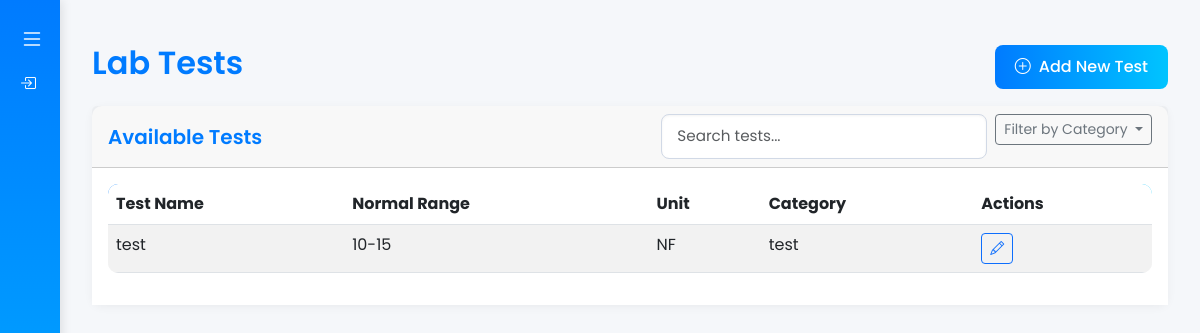
Page /laboratory/tests/ on the committed database.
### laboratory/models.py (models this page shows, shortened)
class Test(models.Model):
    english_name = models.CharField(max_length=200)
    normal_range = models.CharField(max_length=100)
    unit = models.CharField(max_length=50)
    main_category = models.CharField(max_length=100, blank=True, null=True)

### laboratory/views.py (the view)
# urls.py: path("tests/", views.TestListView.as_view(), name="test_list"),
class TestListView(ListView):
    model = Test
    template_name = 'laboratory/test_list.html'
    context_object_name = 'tests'
    def get_context_data(self, **kwargs):
        context = super().get_context_data(**kwargs)
        categories = Test.objects.exclude(main_category__isnull=True).values_list(
            'main_category', flat=True).distinct()
        context['categories'] = categories
        return context

### laboratory/templates/laboratory/test_list.html (shortened to what this page needs)
{% extends "base.html" %}
{% block content %}
<div class="container my-4">
  <div class="d-flex justify-content-between align-items-center mb-3">
    <h2>Lab Tests</h2>
    <a href="{% url 'laboratory:test_create' %}" class="btn btn-primary">
      <i class="bi bi-plus-circle me-1"></i> Add New Test
    </a>
  </div>
  <div class="card">
    <div class="card-header d-flex justify-content-between align-items-center">
      <h5 class="mb-0">Available Tests</h5>
      <div class="d-flex gap-2">
        <input type="text" id="test-search" class="form-control form-control-sm" placeholder="Search tests...">
        <div class="dropdown">
          <button class="btn btn-sm btn-outline-secondary dropdown-toggle" type="button" id="categoryFilter" data-bs-toggle="dropdown" aria-expanded="false">
            Filter by Category
          </button>
        </div>
      </div>
    </div>
    <div class="card-body">
      <div class="table-responsive">
        <table class="table table-striped table-hover">
          <thead>
            <tr>
              <th>Test Name</th>
              <th>Normal Range</th>
              <th>Unit</th>
              <th>Category</th>
              <th>Actions</th>
            </tr>
          </thead>
          <tbody id="test-table-body">
            {% for test in tests %}
              <tr data-category="{{ test.main_category|default:'uncategorized' }}">
                <td>{{ test.english_name }}</td>
                <td>{{ test.normal_range }}</td>
                <td>{{ test.unit }}</td>
                <td>{{ test.main_category|default:"—" }}</td>
                <td>
                  <a href="{% url 'laboratory:test_update' test.id %}" class="btn btn-sm btn-outline-primary">
                    <i class="bi bi-pencil"></i>
                  </a>
                </td>
              </tr>
            {% endfor %}
          </tbody>
        </table>
      </div>
    </div>
  </div>
</div>
{% endblock %}

### templates/base.html (style rules this page uses)
:root { --body-bg: #f5f7fa; --body-color: #333; --main-content-bg: #f5f7fa; --sidebar-bg: linear-gradient(180deg, #007bff, #00c4ff); --card-bg: white; --table-bg: transparent; --table-color: #333; --table-border-color: #dee2e6; --table-hover-bg: #f1f4f8; --table-striped-bg: rgba(0, 0, 0, 0.05); }
body { background-color: var(--body-bg); font-family: 'Poppins', sans-serif; color: var(--body-color); display: flex; min-height: 100vh; margin: 0; transition: background-color 0.3s ease, color 0.3s ease; }
.container { max-width: 1200px; }
h2, h4, h5 { color: #007bff; font-weight: 600; }
.form-control, .form-select { border-radius: 8px; border: 1px solid #d1d9e6; padding: 10px 15px; font-size: 0.95rem; box-shadow: inset 0 1px 3px rgba(0, 0, 0, 0.05); background-color: #fff; color: #333; transition: border-color 0.3s ease, background-color 0.3s ease, color 0.3s ease; }
.btn-primary { background: linear-gradient(90deg, #007bff, #00c4ff); border: none; border-radius: 8px; padding: 10px 20px; font-weight: 500; transition: all 0.3s ease; }
.table { background-color: var(--table-bg); color: var(--table-color); border-color: var(--table-border-color); border-radius: 10px; overflow: hidden; box-shadow: none; }
.table thead { background: linear-gradient(90deg, #007bff, #00c4ff); color: white; }
.table-striped tbody tr:nth-of-type(odd) { background-color: var(--table-striped-bg); }
.table th, .table td { border-color: var(--table-border-color); }
.card { border: none; border-radius: 10px; box-shadow: 0 2px 10px rgba(0, 0, 0, 0.05); background-color: var(--card-bg) !important; transition: background-color 0.3s ease; }
.card-body { background-color: var(--card-bg) !important; transition: background-color 0.3s ease; }

### rows in the picture
Test: english_name "test", normal_range "10-15", unit "NF", main_category "test"
